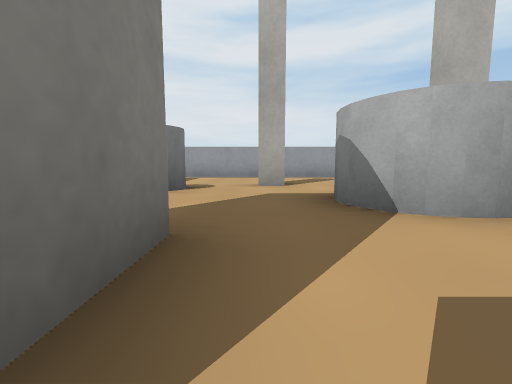
View 1 (above)

21 first-person views from a walk through a world built for the Webots simulator. The camera is 0.04 m above the floor, tilts 6° down and sees 90° across. The floor is counted in squares, 0.1 m on a side. Each view is taken from the middle of a square. On the plan, view 1 faces up. The plan holds only what a view shows up to about 9 squares ahead; the rest is blank. Robots are left out. Simple shapes and patterns stand in for the simulator's stock objects.

View 2
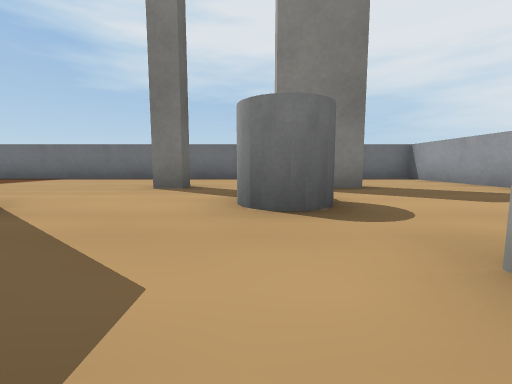

View 3
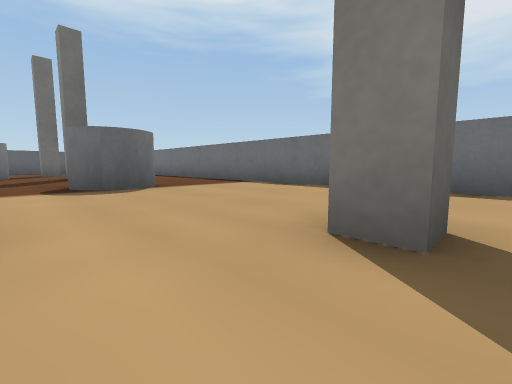

View 4
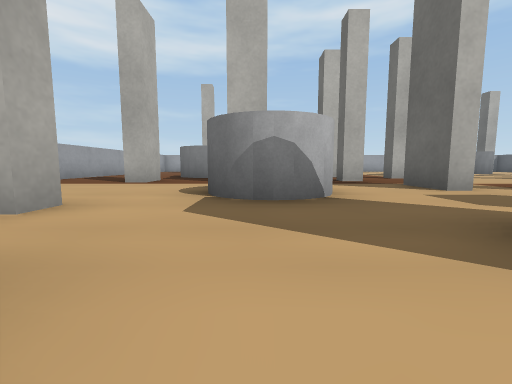

View 5
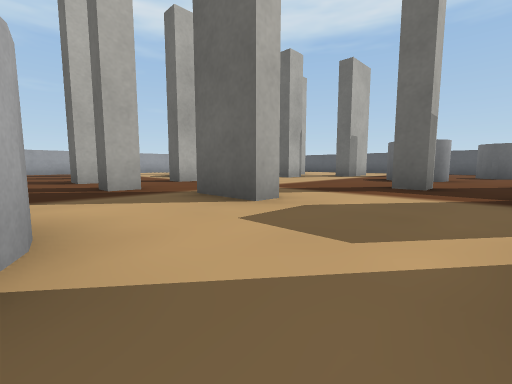

View 6
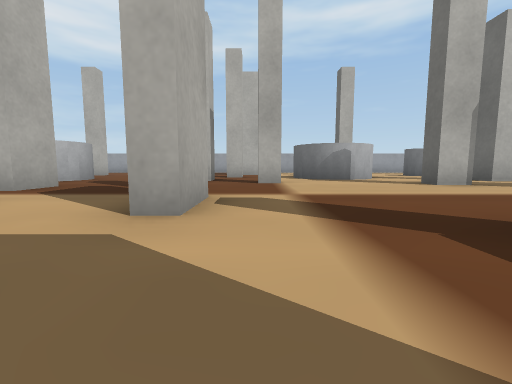

View 7
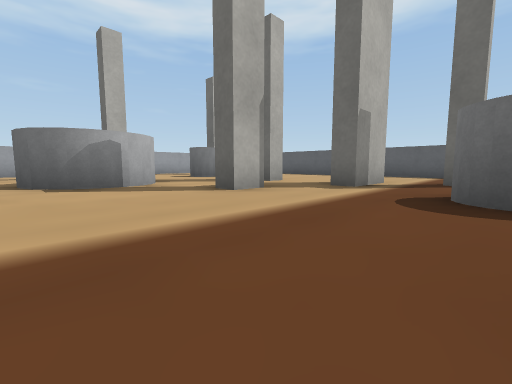

View 8
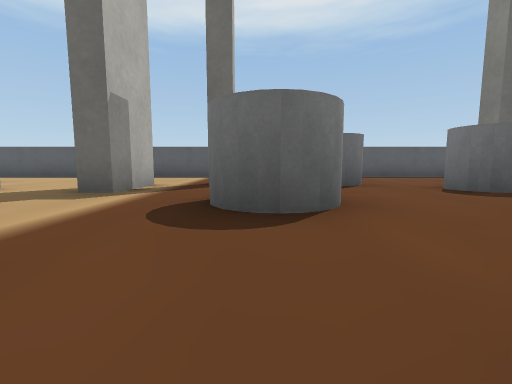

View 9
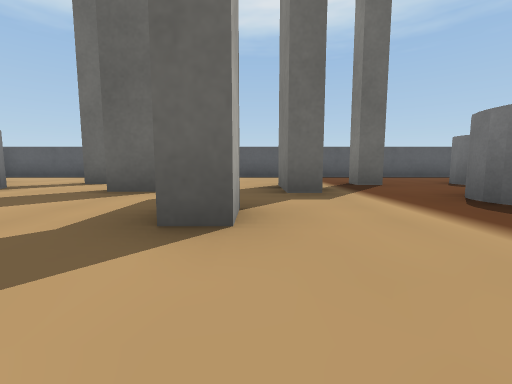

View 10
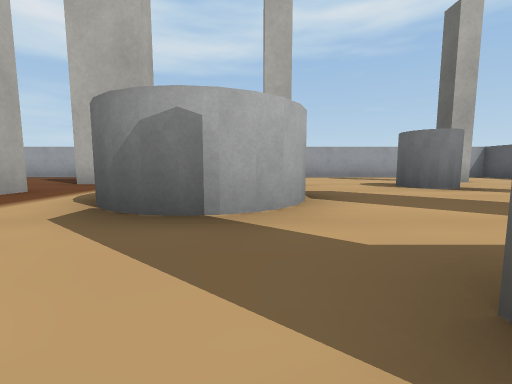

View 11
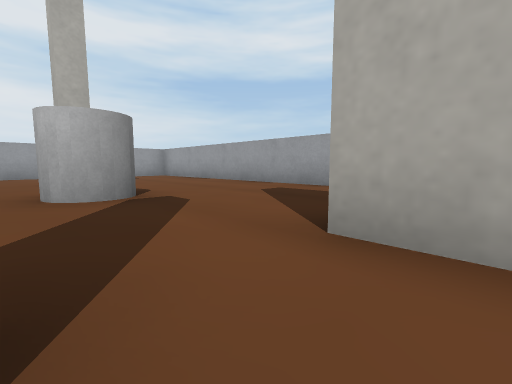

View 12
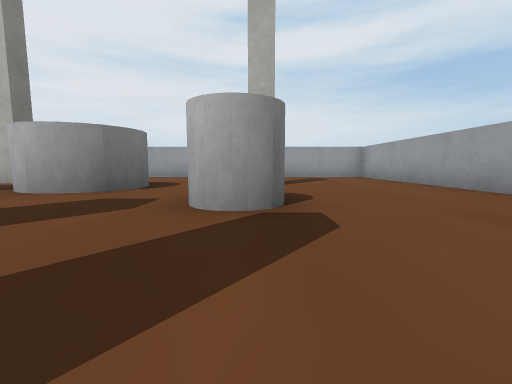

View 13
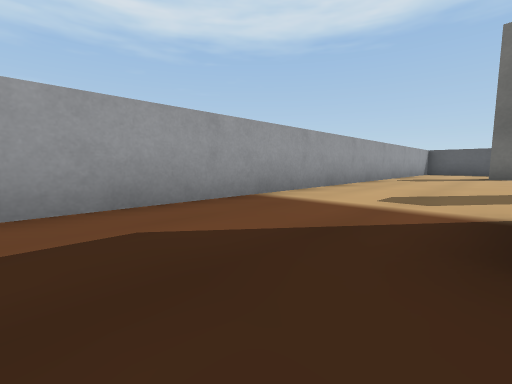

View 14
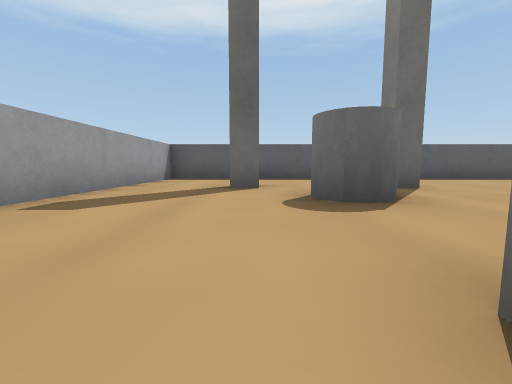

View 15
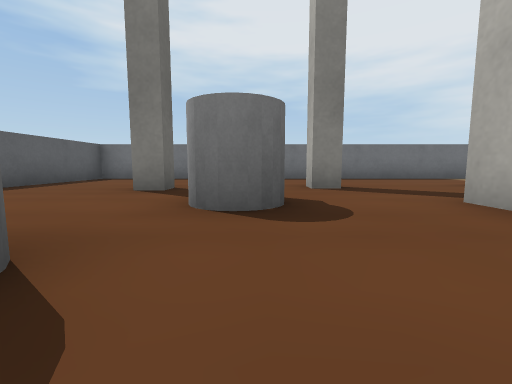

View 16
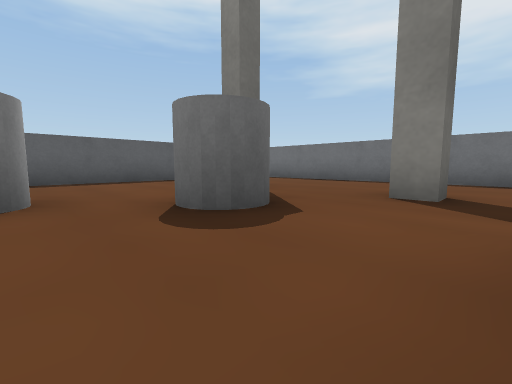

View 17
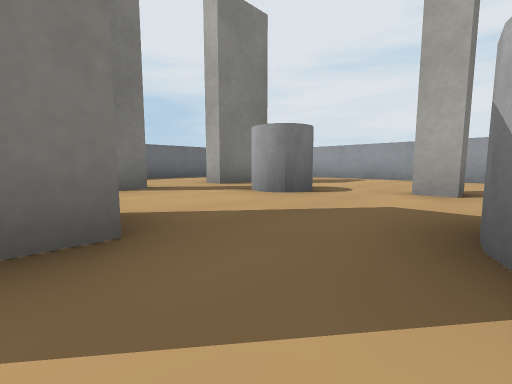

View 18
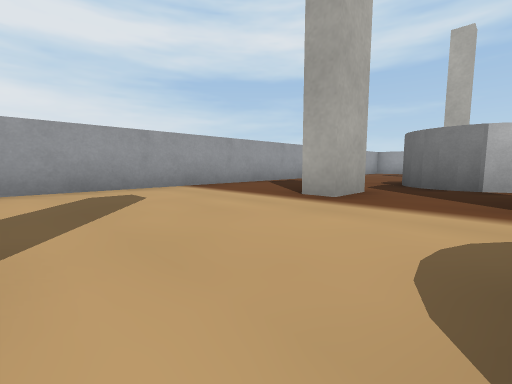

View 19
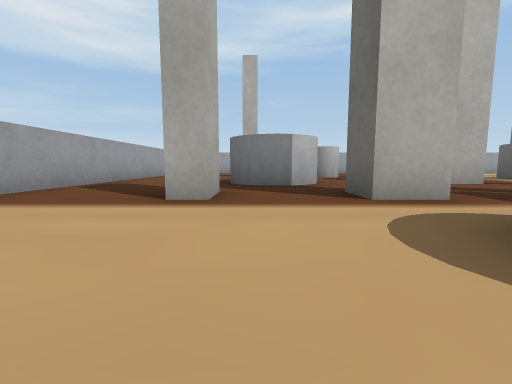

View 20
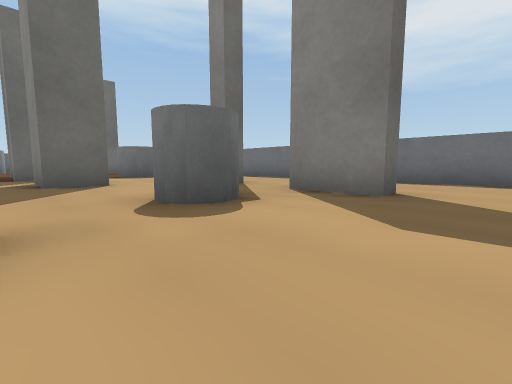

View 21
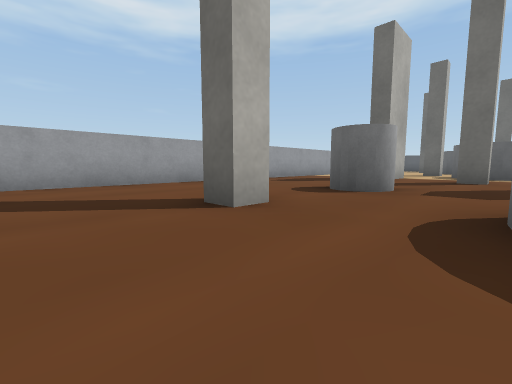

### Floor plan
Points are (right, up) in squares from view 1. A wall is a line through its corners. A room is listed if a view was taken in it or the views show most of it. See-through windows are left out.
Room 1 (views 1, 2, 3, 4, 5, 6, 7, 8, 9, 10, 11, 12, 13, 14, 15, 16, 17, 18, 19, 20, 21)
walls: (3.2, -0.4) (2, -0.4) (2, 0) (3.2, 0); (4.3, 0.2) (4.3, 0.8) (4.9, 0.8); (5.6, -1.6) (5.6, -1.1) (6.2, -1.1); (4.9, 2.7) (4, 2.7) (4, 3.6) (4.9, 3.6); (0.9, -3.4) (0.9, -2.8) (1.5, -2.8); (5.1, -5.4) (5.1, -4.7) (5.8, -4.7); (8.9, -0.4) (8.3, -0.4) (8.3, 0) (8.9, 0); (-1.6, 1.5) (-0.5, 1.5) (-0.5, -0.1); (-1.1, -4.7) (-1.8, -4.7); (10.4, -1.8) (10.4, -0.2); (4.9, 5.5) (4, 5.5) (4, 6.1); (6.3, -7.4) (6.3, -6.9) (7.2, -6.9); (4, -8.2) (4, -6.7) (4.5, -6.7) (4.5, -8.1); (0.6, 5.5) (0.6, 4.9) (0, 4.9); (9.8, 4.9) (9.8, 5.4) (10.4, 5.4); (8.1, -8.4) (8.8, -8.4); (-3.9, 2.8) (-3.4, 2.8) (-3.4, 2.2); (-3.9, -5.5) (-3.4, -5.5) (-3.4, -6) (-3.9, -6); (10.9, -8.4) (11.5, -8.4); (-4, 5.9) (-3.4, 5.9) (-3.4, 4.4) (-4, 4.4); (-3.6, -8.4) (-3, -8.4) (-3, -9); (7.9, -11.5) (13.5, -11.5) (13.5, 8.5) (-6.5, 8.5) (-6.5, -11.5) (6.2, -11.5)
objects: grey cylinder (-4, -3) to (-3, -2); grey cylinder (-2, -7) to (-1, -7); grey cylinder (-2, 4) to (-1, 5); grey cylinder (0, -9) to (1, -8); grey cylinder (1, -6) to (2, -5); grey cylinder (1, 2) to (2, 3); grey cylinder (6, 4) to (8, 5); grey cylinder (7, -4) to (9, -2); grey cylinder (10, -7); grey cylinder (10, 2) to (10, 3)

Where each view was taken, in squares from view 1:
view 1: 0 up, 0 right, facing up
view 2: 4 up, 1 right, facing left
view 3: 3 up, 2 left, facing down-left
view 4: 3 up, 2 left, facing right
view 5: 2 up, 0 right, facing down-right
view 6: 1 down, 0 right, facing right
view 7: 2 down, 2 right, facing down-right
view 8: 3 down, 2 right, facing down
view 9: 3 down, 5 right, facing down
view 10: 4 down, 5 right, facing right
view 11: 1 down, 9 right, facing up-right
view 12: 0 up, 10 right, facing up
view 13: 1 up, 11 right, facing down-right
view 14: 4 down, 11 right, facing down
view 15: 7 down, 1 right, facing left
view 16: 5 down, 0 right, facing down-left
view 17: 1 up, 1 right, facing up-left
view 18: 4 up, 1 right, facing up-right
view 19: 5 up, 1 right, facing right
view 20: 7 up, 0 right, facing down-left
view 21: 7 up, 8 right, facing down-right
